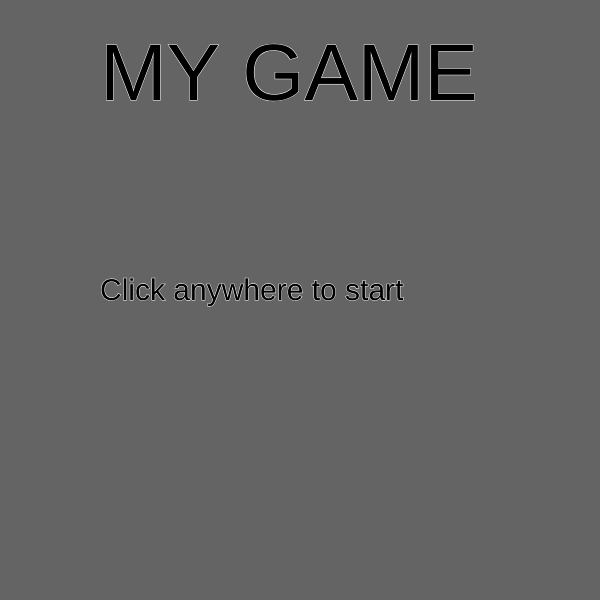
Frame 1 (no input)
Frame 60 (no input): identical to frame 1, image omitted
Frame 120 (the mouse pressed at the canvas centre since frame 60): identical to frame 1, image omitted

The p5.js sketch that drew this single still picture (run headless with seeded random() and noise() and a simulated clock; from frame 60 on, the mouse is pressed at the canvas centre):

// p5.js sketch
// ── sketch.js
'use strict';



let state = 'title';
let cnv;
let points = 0;

function setup() {
  cnv = createCanvas(600, 600);
}

function draw() {
  switch (state) {
    case 'title':
      title();
      cnv.mouseClicked(titleMouseClicked);
      break;
    case 'level 1':
      level1();
      cnv.mouseClicked(level1MouseClicked);
      break;
    case 'you win':
      youWin();
      cnv.mouseClicked(youWinMouseClicked);
      break;
    default:
      break;
  }
}
 
 
function title() {
  background(100);
  textSize(80);
  stroke(255);
  text('MY GAME', 100, 100);

  textSize(30);
  text('Click anywhere to start', 100, 300);
}

function titleMouseClicked() {
    console.log('Canvas is clicked on title page');
    state = 'level 1';
}

function level1 () {
  background(150, 200, 250);
  text('Click for points', 0, height - 30);
}

function level1MouseClicked() {
  points ++;
  console.log('points =' + points);

  if (points >= 10) {
    state = 'you win';
  }
}

function youWin () {
  background(250, 150, 150);
  textSize(80);
  stroke(255);
  text('YOU WIN!!', 100, 100);

  textSize(30);
  text('Click anywhere to restart', 100, 300);
}

function youWinMouseClicked () {
  state = 'level 1';
  points = 0;
}
// ── coins.js
class Coin {

    constructor() {
        this.r = 50;
        this.x = random(w);
        this.y = 0 - this.r;
    }

    display() {
        rect(this.x, this.y, this.r, this.r);
    }

    move() {
        this.y++;
    }

}
// ── player.js
class Player {

    constructor() {
        this.r = 60;
        this.x = w / 2;
        this.y = h - this.r;
        this.speed = 2;
        this.direction = 'still';
    }

    display() {
        image(playerImg, this.x, this.y, this.r, this.r);
        // rect(this.x, this.y, this.r, this.r);
    }

    move() {
        switch (this.direction) {
            case 'still':
                break;
            case 'up':
                if (this.y > 0) {
                    this.y -= this.speed;
                }
                this.y -= this.speed;
            case 'down':
                if (this.y < h - this.r) {
                    this.y += this.speed;
                }
                break;
            case 'right':
                if (this.x < w - this.r) {
                    this.x += this.speed;
                }
                break;
            case 'left':
                if (this.x > 0) {
                    this.x -= this.speed;
                }
                break;
            default:
                break;
        }
    }

}
// ── style.css
html, body {
  font-family: Arial, Helvetica, sans-serif;
  text-align: center;
  margin: 0;
  padding: 0;
}

canvas {
  display: block;
  margin: 100px auto 50px auto;
}
